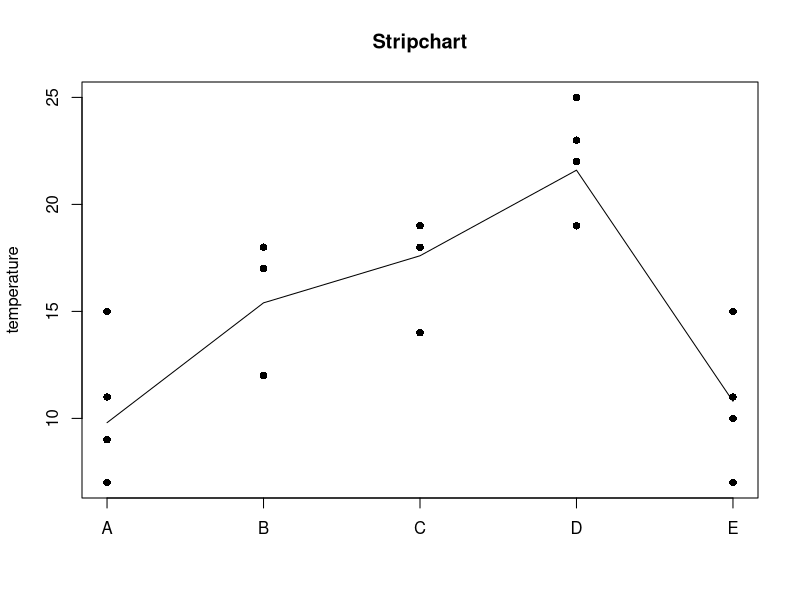
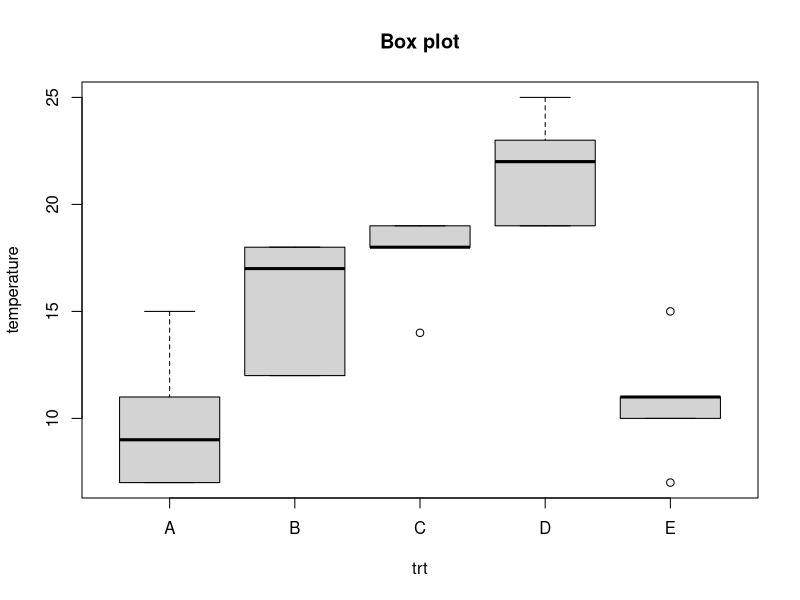

The R source for these figures, in order:
A <- c(7, 7, 15, 11, 9)
B <- c(12, 17, 12, 18, 18)
C <- c(14, 18, 18, 19, 19)
D <- c(19, 25, 22, 19, 23)
E <- c(7, 10, 11, 15, 11)

temperature <- c(A, B, C, D, E)
trt<- rep(c("A", "B", "C", "D", "E"), each=5)
trt<-factor(trt)
trt.means<-tapply(temperature, trt, mean)
#Temperature <-cbind(trt, temperature)
Temperature <-data.frame(cbind(trt, temperature))

stripchart(temperature~trt, vertical=TRUE, pch=16, main="Stripchart")
lines(trt.means)


boxplot(temperature~trt, main="Box plot")
####################


model <-aov(temperature ~trt)

summary.aov(model)

summary.lm(model)
